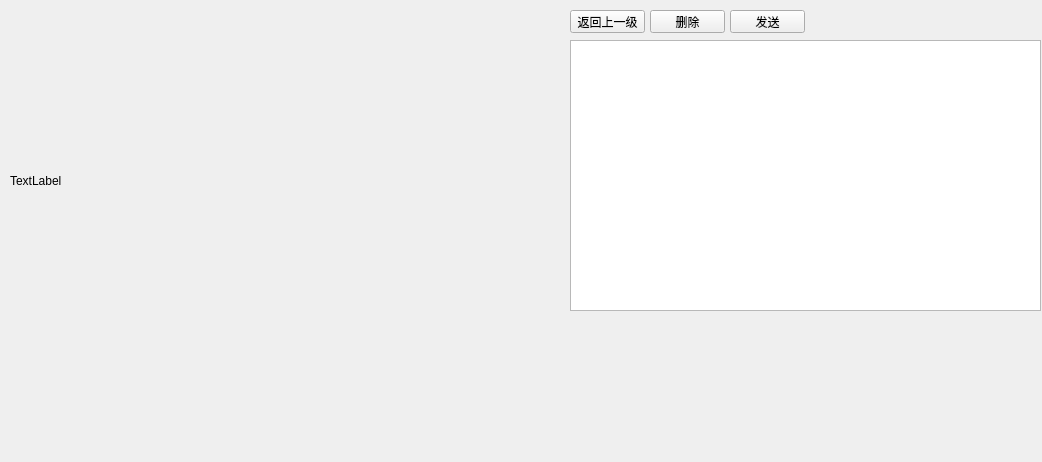
<?xml version="1.0" encoding="UTF-8"?>
<ui version="4.0">
 <class>Manager</class>
 <widget class="QWidget" name="Manager">
  <property name="geometry">
   <rect>
    <x>0</x>
    <y>0</y>
    <width>1042</width>
    <height>462</height>
   </rect>
  </property>
  <property name="windowTitle">
   <string>Form</string>
  </property>
  <widget class="QLabel" name="VideoView">
   <property name="geometry">
    <rect>
     <x>10</x>
     <y>10</y>
     <width>551</width>
     <height>341</height>
    </rect>
   </property>
   <property name="text">
    <string>TextLabel</string>
   </property>
  </widget>
  <widget class="QListWidget" name="listWidget">
   <property name="geometry">
    <rect>
     <x>570</x>
     <y>40</y>
     <width>471</width>
     <height>271</height>
    </rect>
   </property>
  </widget>
  <widget class="QPushButton" name="turnbackButton">
   <property name="geometry">
    <rect>
     <x>570</x>
     <y>10</y>
     <width>75</width>
     <height>23</height>
    </rect>
   </property>
   <property name="text">
    <string>返回上一级</string>
   </property>
  </widget>
  <widget class="QListWidget" name="childWidget">
   <property name="geometry">
    <rect>
     <x>570</x>
     <y>40</y>
     <width>471</width>
     <height>271</height>
    </rect>
   </property>
   <property name="selectionRectVisible">
    <bool>false</bool>
   </property>
  </widget>
  <widget class="QPushButton" name="deleteButton">
   <property name="geometry">
    <rect>
     <x>650</x>
     <y>10</y>
     <width>75</width>
     <height>23</height>
    </rect>
   </property>
   <property name="text">
    <string>删除</string>
   </property>
  </widget>
  <widget class="QPushButton" name="saveButton">
   <property name="geometry">
    <rect>
     <x>730</x>
     <y>10</y>
     <width>75</width>
     <height>23</height>
    </rect>
   </property>
   <property name="text">
    <string>发送</string>
   </property>
  </widget>
 </widget>
 <resources/>
 <connections/>
</ui>
